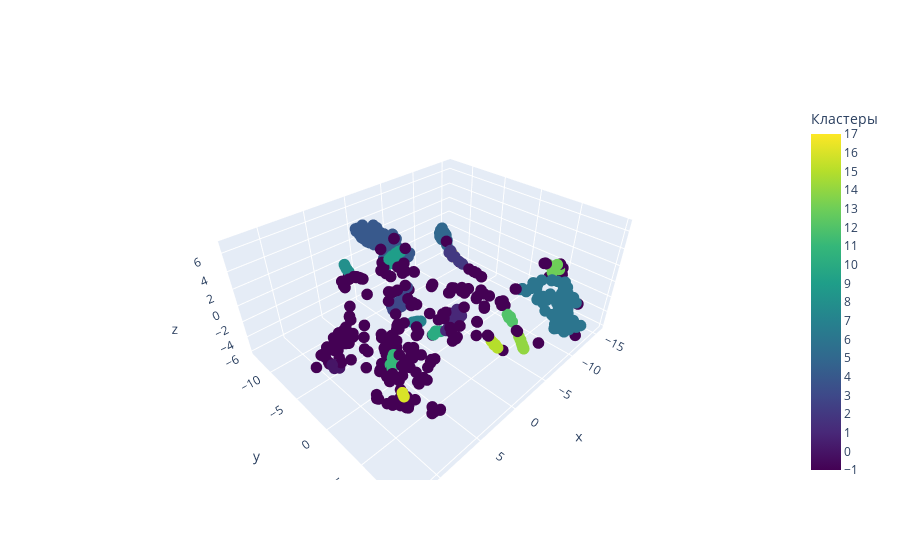

The notebook cell saved with this chart:
### Code cell
import plotly.graph_objects as go

tsne_3d = TSNE(n_components=3, random_state=42)
tsne_results_3d = tsne_3d.fit_transform(data_scaled)

fig = go.Figure(
    data=[
        go.Scatter3d(
            x=tsne_results_3d[:, 0],
            y=tsne_results_3d[:, 1],
            z=tsne_results_3d[:, 2],
            mode='markers',
            marker=dict(
                size=4,
                color=dbscan_labels,
                colorscale='Viridis',
                colorbar=dict(
                    tickvals=list(set(dbscan_labels)),
                    title="Кластеры"
                ),
            )
        )
    ]
)
fig.show()
print("Shillo S.O. IKBO-25-21")

### Figure 1 — Plotly figure (JSON) as saved in the notebook; plotly's stock layout.template omitted (floating-point values rounded to 4 significant figures; data arrays with more than 128 entries replaced by an {"elided": "..."} marker saying what was removed)
{"data": [{"marker": {"color": {"elided": "545 int values"}, "colorbar": {"tickvals": [0, 1, 2, 3, 4, 5, 6, 7, 8, 9, 10, 11, 12, 13, 14, 15, 16, 17, -1], "title": {"text": "Кластеры"}}, "colorscale": [[0.0, "#440154"], [0.1111, "#482878"], [0.2222, "#3e4989"], [0.3333, "#31688e"], [0.4444, "#26828e"], [0.5556, "#1f9e89"], [0.6667, "#35b779"], [0.7778, "#6ece58"], [0.8889, "#b5de2b"], [1.0, "#fde725"]], "size": 4}, "mode": "markers", "x": {"elided": "545 float values"}, "y": {"elided": "545 float values"}, "z": {"elided": "545 float values"}, "type": "scatter3d"}], "layout": {}}
